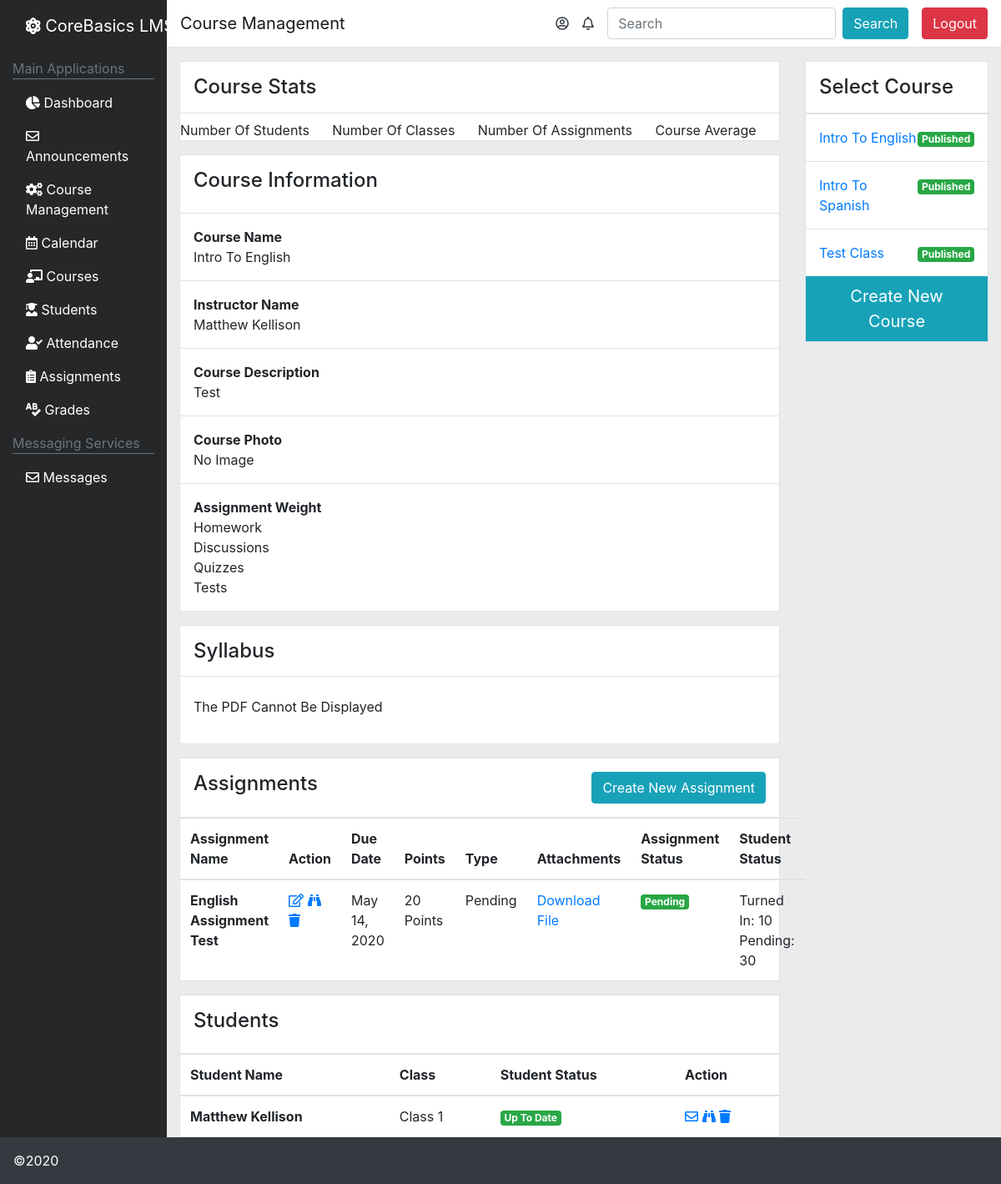
The app's page /course-management/?c=14 (signed in) with its own data.
### LMSSystem/models.py (models this page shows, shortened)
class ClassList(models.Model):
    class_id = models.AutoField(primary_key=True)
    user = models.ForeignKey(User, on_delete=models.CASCADE)
    class_name = models.CharField(max_length=100, blank=False, default="Pending")
    class_subject = models.CharField(max_length=100, blank=False, default="Pending")
    class_description = models.TextField(blank=False,default="Pending")
    class_photo = models.ImageField(upload_to ='classphotos/',blank=True, null=True)
    syllabus_file = models.FileField(upload_to ='syllabus/',blank=True)

class Assignments(models.Model):
    STATUS_CHOICES = (
        ('Pending', 'Pending'),
        ('Published', 'Published'),
        ('Late', 'Late'),
    )
    TYPE_CHOICES =(
        ('File Upload','File Upload'),
        ('Discussion','Discussion'),
        ('Quiz','Quiz'),
        ('Test','Test'),
    )
    assignment_id = models.AutoField(primary_key=True)
    class_id = models.ForeignKey(ClassList, on_delete=models.CASCADE)
    assignment_name = models.CharField(max_length=255, blank=False, null=False, default="None")
    assignment_description = models.TextField(blank=False,default="Pending")
    assignment_type = models.CharField(max_length=11,choices=TYPE_CHOICES, null=False, blank=False, default="Pending")
    due_date = models.DateField(auto_now=False, auto_now_add=False)
    point_value = models.IntegerField(blank=False,null=False,default=0)
    assignment_files = models.FileField(upload_to ='assignments/',blank=True)
    assignment_status = models.CharField(max_length=10,choices=STATUS_CHOICES, null=False, blank=False, default="Pending")

class ClassListGroup(models.Model):
    class_group_id = models.AutoField(primary_key=True)
    code_id = models.ForeignKey(ClassListGroupCode, on_delete=models.CASCADE)
    class_id = models.ForeignKey(ClassList, on_delete=models.CASCADE)
    user = models.ForeignKey(User, on_delete=models.CASCADE, related_name="codeassignment")

class ClassListGroupCode(models.Model):
    code_id = models.AutoField(primary_key=True)
    class_id = models.ForeignKey(ClassList, on_delete=models.CASCADE)
    class_group_name = models.CharField(max_length=100, blank=False, default="Class 1")
    class_group_code = models.CharField(max_length=32, blank=False, default=get_random_string(length=32))

### LMSSystem/views.py (the view, shortened to what this page needs)
# urls.py: path('course-management/', views.coursemanagement, name='coursemanagement'),
def coursemanagement(request):
    if request.user.is_authenticated:
        if request.method == 'GET':
            course = request.GET.get('c')
            listclasses = ClassList.objects.filter(user=request.user)
            liststudents = ClassListGroup.objects.filter(class_id=course)
            listassignments = Assignments.objects.filter(class_id=course)
            if listclasses and course:
                showcourse = ClassList.objects.filter(user=request.user,class_id=course)
                return render(request, 'coursemanagement/index.html', {'pagename':'Course Management','courseexist':"classandcourse",'listclasses':listclasses,'liststudents':liststudents,'listassignments':listassignments,'showcourse':showcourse,'newclassform':CreateNewClass(),'newAssignment':CreateNewAssignment()})
            elif listclasses:
                return render(request, 'coursemanagement/index.html', {'pagename':'Course Management','courseexist':"course",'listclasses':listclasses,'listassignments':listassignments,'newclassform':CreateNewClass(),'newAssignment':CreateNewAssignment()})
            else:
                return render(request, 'coursemanagement/index.html', {'pagename':'Course Management','courseexist':"none",'newclassform':CreateNewClass(),'newAssignment':CreateNewAssignment()})

### LMSSystem/forms.py
class CreateNewClass(ModelForm):
    class_name = forms.CharField(max_length=100,widget=forms.TextInput(attrs={'class': 'form-control','placeholder':'Intro To English'}))
    class_subject = forms.CharField(max_length=100,widget=forms.TextInput(attrs={'class': 'form-control','placeholder':'English'}))
    class_photo = forms.ImageField(required=False,widget=forms.ClearableFileInput(attrs={'class': 'form-control-file'}))
    class_description = forms.CharField(widget=forms.Textarea(attrs={'class': 'form-control'}))
    syllabus = forms.FileField(required=False,widget=forms.ClearableFileInput(attrs={'class': 'form-control-file'}))
    class Meta:
        model = ClassList
        fields = ['class_name','class_subject','class_photo','class_description', 'syllabus']

### LMSSystem/templates/coursemanagement/index.html (shortened to what this page needs)
<!doctype html>
<html lang="en">
    {% include 'base-templates/headtag.html' %}
    <body>
        <div class="container-fluid">
            <div class="row">
                {% include 'base-templates/dashboard-sidebar.html' %}
                <div class="col-lg-10 pl-0 pr-0" style="background: #EAEBEC;">
                    {% include 'base-templates/top-navbar.html' %}
                    <div class="container-fluid">
                        <div class="row">
                            {% block startingview %}
                            {% if courseexist == "classandcourse" %}
                            <div class="col-lg-9">
                                <div class="mt-3 bg-white border">
                                    <div class="p-3 h4 border-bottom">Course Stats</div>
                                    <div class="d-flex">
                                        <div class="mr-auto">Number Of Students</div>
                                        <div class="mr-auto">Number Of Classes</div>
                                        <div class="mr-auto">Number Of Assignments</div>
                                        <div class="mr-auto">Course Average</div>
                                    </div>
                                </div>
                                    {% block courseContent %}
                                    {% for row in showcourse %}
                                <div class="mt-3 bg-white border">
                                    <div class="p-3 border-bottom">
                                        <h4>Course Information</h4>
                                    </div>
                                    <div class="p-3 border-bottom">
                                        <div>
                                            <strong>Course Name</strong>
                                        </div>
                                        <div>
                                            {{ row.class_name }}
                                        </div>
                                    </div>
                                    <div class="p-3 border-bottom">
                                        <div>
                                            <strong>Instructor Name</strong>
                                        </div>
                                        <div>
                                            {{ row.user.first_name }} {{ row.user.last_name }}
                                        </div>
                                    </div>
                                    <div class="p-3 border-bottom">
                                        <div>
                                            <strong>Course Description</strong>
                                        </div>
                                        <div>
                                            {{ row.class_description }}
                                        </div>
                                    </div>
                                    <div class="p-3 border-bottom">
                                        <div>
                                            <strong>Course Photo</strong>
                                        </div>
                                        <div>
                                            {% if not row.class_photo %}
                                            No Image
                                            {% else %}
                                            <img src="{{ row.class_photo.url }}" alt="" class="w-25">
                                            {% endif %}
                                        </div>
                                    </div>
                                    <div class="p-3">
                                        <div>
                                            <strong>Assignment Weight</strong>
                                        </div>
                                        <div>
                                            <div>Homework</div>
                                            <div>Discussions</div>
                                            <div>Quizzes</div>
                                            <div>Tests</div>
                                        </div>
                                    </div>
                                </div>
                                {% if not row.syllabus_file %}
                                {% else %}
                                <div class="mt-3 bg-white border">
                                    <div class="p-3 h4 border-bottom">Syllabus</div>
                                    <div class="p-3">
                                        <object width="100%" height="500px" data="{{ row.syllabus_file.url }}">
                                            <p>The PDF Cannot Be Displayed</p>
                                        </object>
                                    </div>
                                </div>
                                {% endif %}
                                {% endfor %}
                                {% endblock %}
                                <div class="mt-3 bg-white border">
                                    <div class="p-3 border-bottom d-flex">
                                        <div class="mr-auto">
                                            <h4>Assignments</h4>
                                        </div>
                                        <div>
                                            <button class="btn btn-info" data-toggle="modal" data-target="#newAssignment">Create New Assignment</button>
                                        </div>
                                    </div>
                                    <table class="table table-hover table-responsive-lg m-0">
                                        <thead>
                                          <tr>
                                            <th scope="col">Assignment Name</th>
                                            <th scope="col">Action</th>
                                            <th scope="col">Due Date</th>
                                            <th scope="col">Points</th>
                                            <th scope="col">Type</th>
                                            <th scope="col">Attachments</th>
                                            <th scope="col">Assignment Status</th>
                                            <th scope="col">Student Status</th>
                                          </tr>
                                        </thead>
                                        <tbody>
                                            {% block assignmentList %}
                                            {% for row in listassignments %}
                                            <tr>
                                                <th scope="row">{{ row.assignment_name }}</th>
                                                <td>
                                                    <a href=""><i class="far fa-edit"></i></a>
                                                    <a href=""><i class="fas fa-binoculars"></i></a>
                                                    <a href=""><i class="fa fa-trash"></i></a>
                                                </td>
                                                <td>{{ row.due_date }}</td>
                                                <td>{{ row.point_value }} Points</td>
                                                <td>{{ row.assignment_type }}</td>
                                                {% if not row.assignment_files %}
                                                <td>No files</td>
                                                {% else %}
                                                <td><a href="{{ row.assignment_files.url }}" download>Download File</a></td>
                                                {% endif %}
                                                <td><span class="badge badge-success">{{ row.assignment_status }}</span></td>
                                                <td>
                                                    <div>Turned In: 10</div>
                                                    <div>Pending: 30</div>
                                                </td>
                                            </tr>
                                            {% endfor %}
                                            {% endblock %}
                                        </tbody>
                                    </table>
                                </div>
                                <div class="mt-3 bg-white border">
                                    <div class="p-3 border-bottom">
                                        <h4>Students</h4>
                                    </div>
                                    <table class="table table-hover table-responsive-lg m-0">
                                        <thead>
                                          <tr>
                                            <th scope="col">Student Name</th>
                                            <th scope="col">Class</th>
                                            <th scope="col">Student Status</th>
                                            <th scope="col">Action</th>
                                          </tr>
                                        </thead>
                                        <tbody>
                                            {% block liststudents %}
                                            {% for row in liststudents %}
                                            <tr>
                                                <th scope="row">{{ row.user.first_name }} {{ row.user.last_name }}</th>
                                                <td>{{ row.code_id.class_group_name }}</td>
                                                <td><span class="badge badge-success">Up To Date</span></td>
                                                <td>
                                                    <a href=""><i class="far fa-envelope"></i></a>
                                                    <a href=""><i class="fas fa-binoculars"></i></a>
                                                    <a href=""><i class="fa fa-trash"></i></a>
                                                </td>
                                            </tr>
                                            {% endfor %}
                                            {% endblock %}
                                        </tbody>
                                    </table>
                                </div>
                            </div>
                            <div class="col-lg-3">
                                <div class="mt-3 bg-white border">
                                    <div class="p-3 border-bottom">
                                        <div class="h4 m-0">Select Course</div>
                                    </div>
                                    {% block courseListAll %}
                                    {% for row in listclasses %}
                                    <div class="p-3 border-top d-flex">
                                        <div class="mr-auto"><a href="?c={{ row.class_id }}">{{ row.class_name }}</a></div>
                                        <div class=""><span class="badge badge-success">Published</button></div>
                                    </div>
                                    {% endfor %}
                                    {% endblock %}
                                    <button class="btn btn-info btn-lg w-100" style="border-radius: 0px!important;" data-toggle="modal" data-target="#newCourse">Create New Course</button>
                                </div>
                            </div>
                            {% endif %}
                            {% endblock %}
                        </div>
                    </div>
                </div>
            </div>
        </div>
        {% include 'base-templates/footer.html' %}
    </body>
</html>

### records on screen
ClassList: class_name "Intro To English", user.first_name "Matthew", user.last_name "Kellison", class_description "Test", class_photo "No Image"
Assignments: assignment_name "English Assignment Test", due_date "May 14, 2020", point_value "20", assignment_type "Pending", assignment_status "Pending"
ClassListGroup: user.first_name "Matthew", user.last_name "Kellison", code_id.class_group_name "Class 1"
ClassList: class_name "Intro To Spanish"
ClassList: class_name "Test Class"

### other values on screen
{{ pagename }} "Course Management"
